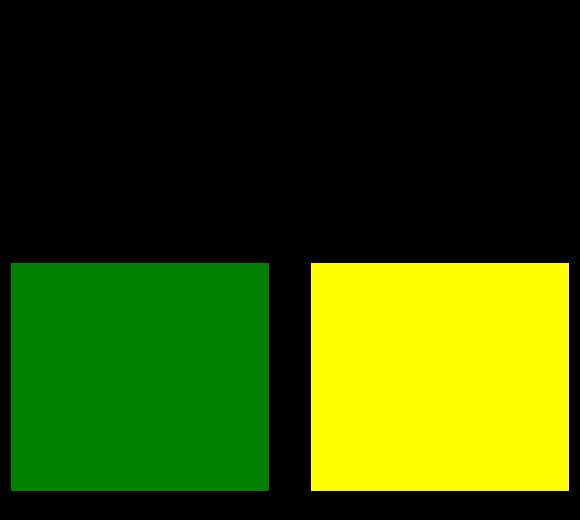
<?xml version="1.0" encoding="UTF-8"?>
<ui version="4.0">
 <class>Form</class>
 <widget class="QWidget" name="Form">
  <property name="geometry">
   <rect>
    <x>0</x>
    <y>0</y>
    <width>580</width>
    <height>520</height>
   </rect>
  </property>
  <property name="windowTitle">
   <string>Form</string>
  </property>
  <property name="styleSheet">
   <string notr="true">QWidget{
	background-color: black;
}

QLabel[accessibleName='title'] {
	color: white;
	font-size: 15px;
	font: &quot;Sans Serif Collection&quot;;
	font-weight: bold;
	border: 1px solid white;
	padding-left: 8;
	padding-right: 8;
	margin-top: 25px;
	margin-left: 40;
}

QLabel[accessibleName='graph_title'] {
	color: white;
	font-size: 13px;
}</string>
  </property>
  <layout class="QGridLayout" name="gridLayout">
   <property name="topMargin">
    <number>9</number>
   </property>
   <property name="bottomMargin">
    <number>9</number>
   </property>
   <item row="2" column="0" colspan="3" alignment="Qt::AlignHCenter|Qt::AlignTop">
    <widget class="QLabel" name="label">
     <property name="sizePolicy">
      <sizepolicy hsizetype="Minimum" vsizetype="Minimum">
       <horstretch>0</horstretch>
       <verstretch>0</verstretch>
      </sizepolicy>
     </property>
     <property name="baseSize">
      <size>
       <width>300</width>
       <height>200</height>
      </size>
     </property>
     <property name="acceptDrops">
      <bool>false</bool>
     </property>
     <property name="accessibleName">
      <string>graph_title</string>
     </property>
     <property name="styleSheet">
      <string notr="true"/>
     </property>
     <property name="text">
      <string>EPISODE PLAYS BY YEAR</string>
     </property>
    </widget>
   </item>
   <item row="3" column="1">
    <spacer name="horizontalSpacer">
     <property name="orientation">
      <enum>Qt::Horizontal</enum>
     </property>
     <property name="sizeType">
      <enum>QSizePolicy::Preferred</enum>
     </property>
     <property name="sizeHint" stdset="0">
      <size>
       <width>30</width>
       <height>20</height>
      </size>
     </property>
    </spacer>
   </item>
   <item row="4" column="0" alignment="Qt::AlignHCenter|Qt::AlignTop">
    <widget class="QLabel" name="label_2">
     <property name="accessibleName">
      <string>graph_title</string>
     </property>
     <property name="text">
      <string>EPISODE PLAYS BY MONTH</string>
     </property>
    </widget>
   </item>
   <item row="4" column="2" alignment="Qt::AlignHCenter|Qt::AlignTop">
    <widget class="QLabel" name="label_3">
     <property name="accessibleName">
      <string>graph_title</string>
     </property>
     <property name="text">
      <string>EPISODE PLAYS BY DAY OF THE WEEK</string>
     </property>
    </widget>
   </item>
   <item row="3" column="0">
    <widget class="MplWidget" name="graph2" native="true">
     <property name="sizePolicy">
      <sizepolicy hsizetype="Expanding" vsizetype="Expanding">
       <horstretch>0</horstretch>
       <verstretch>0</verstretch>
      </sizepolicy>
     </property>
     <property name="styleSheet">
      <string notr="true">background-color: green;</string>
     </property>
    </widget>
   </item>
   <item row="1" column="0" colspan="3" alignment="Qt::AlignHCenter">
    <widget class="MplWidget" name="graph1" native="true">
     <property name="sizePolicy">
      <sizepolicy hsizetype="Preferred" vsizetype="Expanding">
       <horstretch>0</horstretch>
       <verstretch>0</verstretch>
      </sizepolicy>
     </property>
     <property name="styleSheet">
      <string notr="true">background-color: red;</string>
     </property>
    </widget>
   </item>
   <item row="3" column="2">
    <widget class="MplWidget" name="graph3" native="true">
     <property name="sizePolicy">
      <sizepolicy hsizetype="Expanding" vsizetype="Expanding">
       <horstretch>0</horstretch>
       <verstretch>0</verstretch>
      </sizepolicy>
     </property>
     <property name="styleSheet">
      <string notr="true">background-color: yellow;</string>
     </property>
    </widget>
   </item>
  </layout>
 </widget>
 <customwidgets>
  <customwidget>
   <class>MplWidget</class>
   <extends>QWidget</extends>
   <header>mplwidget</header>
   <container>1</container>
  </customwidget>
 </customwidgets>
 <resources/>
 <connections/>
</ui>
